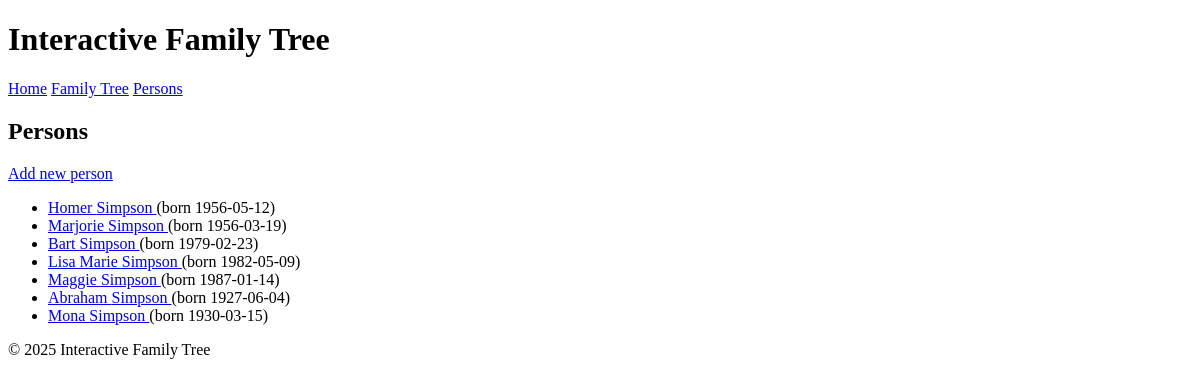
Page /persons on the committed database.
### tables this page shows
CREATE TABLE persons (
    id INTEGER PRIMARY KEY AUTOINCREMENT,
    first_name TEXT NOT NULL,
    last_name TEXT,
    birth_date TEXT,
    death_date TEXT,
    gender TEXT,
    notes TEXT,
    created_at TEXT DEFAULT CURRENT_TIMESTAMP
);

### app.py (the view)
@app.route("/persons")
def persons():
    people = get_all_persons()
    return render_template("persons.html", people=people)

### db.py (called while the page is built)
def get_db():
    conn = sqlite3.connect(DB_PATH)
    conn.row_factory = sqlite3.Row
    return conn

def get_all_persons():
    conn = get_db()
    cur = conn.cursor()
    cur.execute("SELECT * FROM persons ORDER BY id")
    rows = cur.fetchall()
    conn.close()
    return rows

### templates/persons.html (shortened to what this page needs)
{% extends "base.html" %}
{% block content %}
<h2>Persons</h2>
<p>
    <a href="{{ url_for('add_person_route') }}">Add new person</a>
</p>
{% if people and people|length > 0 %}
    <ul>
        {% for p in people %}
            <li>
                <a href="{{ url_for('person_detail', person_id=p['id']) }}">
                    {{ p["first_name"] }} {{ p["last_name"] or "" }}
                </a>
                {% if p["birth_date"] %}
                    (born {{ p["birth_date"] }})
                {% endif %}
            </li>
        {% endfor %}
    </ul>
{% else %}
    <p>No persons yet. Database is empty.</p>
{% endif %}
{% endblock %}

### rows in the picture
persons: first_name "Homer", last_name "Simpson", birth_date "1956-05-12"
persons: first_name "Marjorie", last_name "Simpson", birth_date "1956-03-19"
persons: first_name "Bart", last_name "Simpson", birth_date "1979-02-23"
persons: first_name "Lisa Marie", last_name "Simpson", birth_date "1982-05-09"
persons: first_name "Maggie", last_name "Simpson", birth_date "1987-01-14"
persons: first_name "Abraham", last_name "Simpson", birth_date "1927-06-04"
persons: first_name "Mona", last_name "Simpson", birth_date "1930-03-15"
